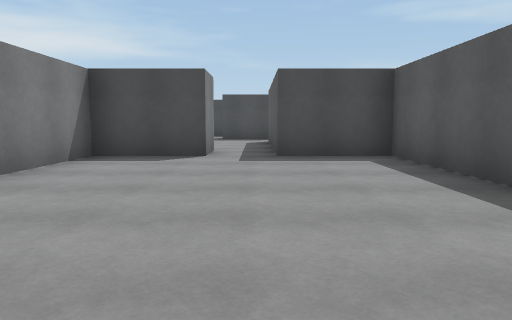
view 1 (above)

16 first-person views from a walk through a scene from a Unity 3-D project. The camera is 1.2 m above the floor, tilts 6° down and sees 70° across. The floor is counted in squares, 2 m on a side. Each view is taken from the middle of a square. On the plan, view 1 faces up. The plan holds only what a view shows up to about 10 squares ahead; the rest is blank. The player character is not drawn.

view 2
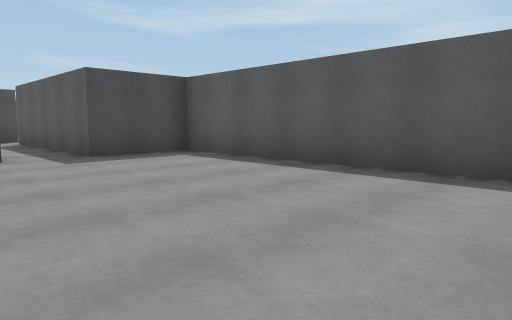

view 3
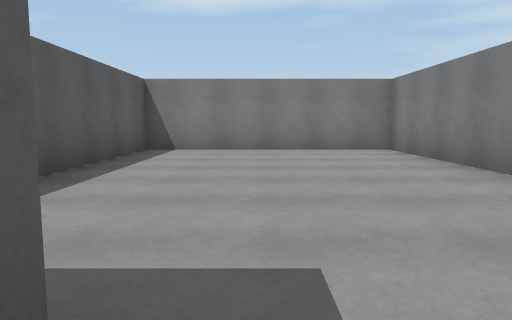

view 4
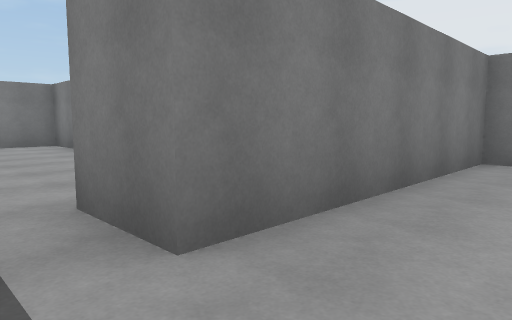

view 5
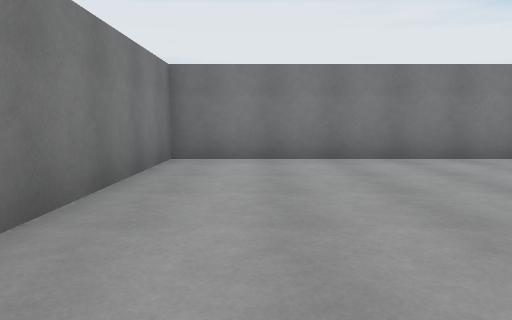

view 6
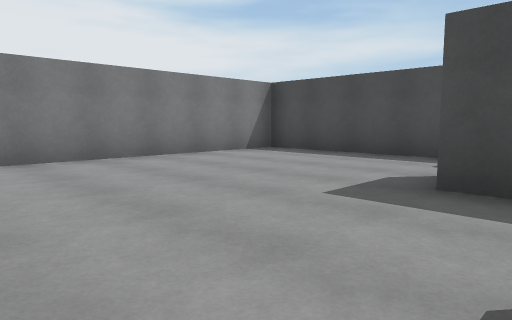

view 7
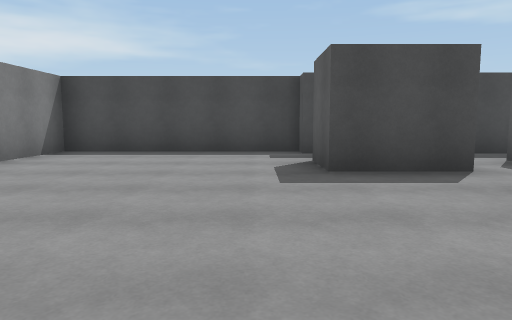

view 8
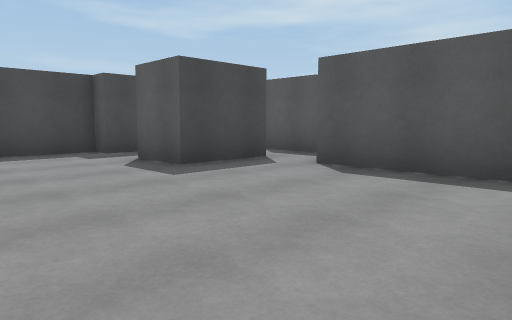

view 9
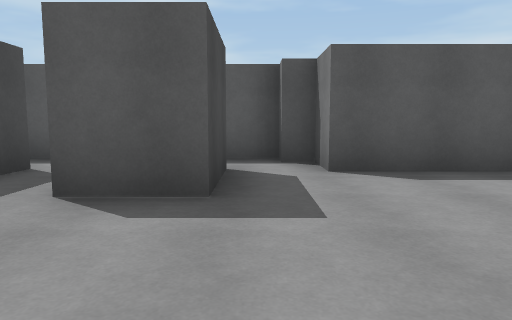

view 10
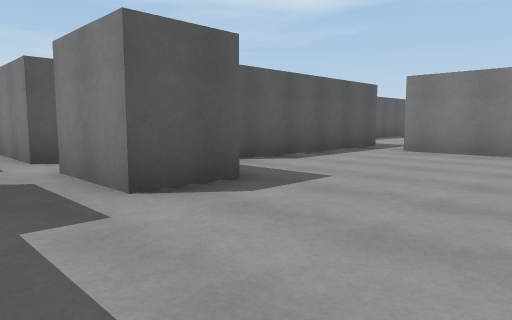

view 11
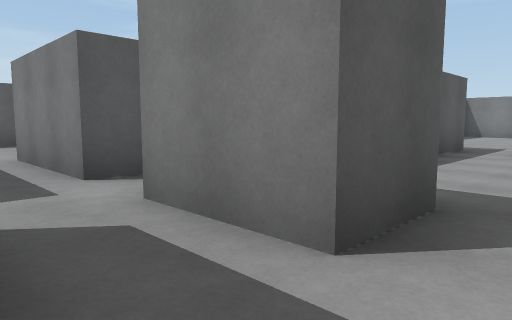

view 12
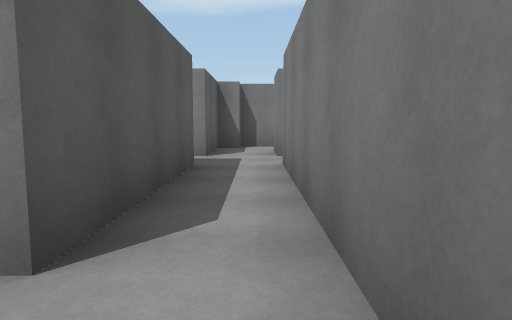

view 13
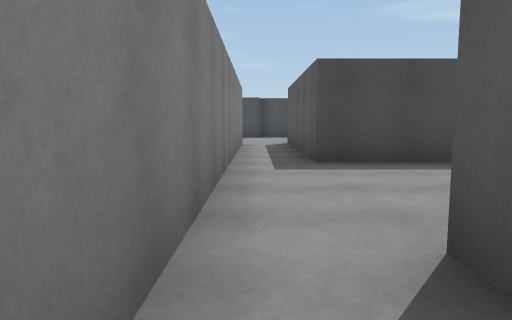

view 14
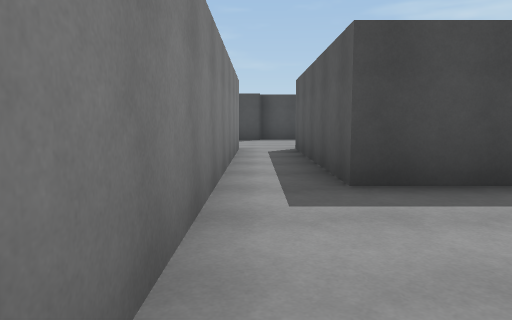

view 15
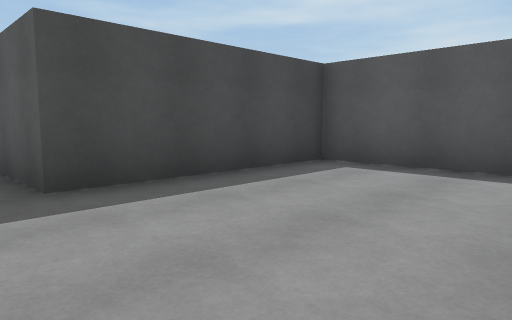

view 16
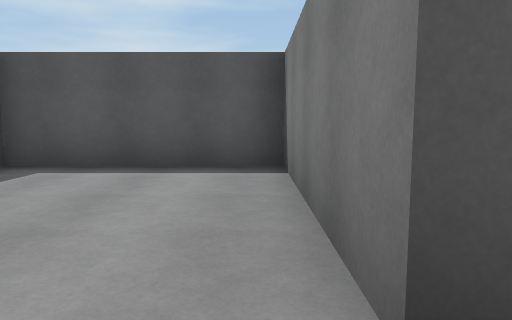

### Floor plan
Points are (right, up) in squares from view 1. A wall is a line through its corners. A room is listed if a view was taken in it or the views show most of it. See-through windows are left out.
Room 1 (views 1, 2)
walls: (-0.9, 6.4) (-2.9, 6.4) (-2.9, -0.9) (2.4, -0.9) (2.4, 6.4) (0.4, 6.4)
ways out: opening at (0, 7) to room 2
Room 2 (views 3, 4, 5, 6, 7, 8, 9, 10, 11)
walls: (-1.1, 12.4) (-1.1, 13.6) (0.6, 13.6) (0.6, 12.4) (-1.1, 12.4); (1.9, 11.6) (1.9, 13.6); (0.6, 14.9) (-1.1, 14.9) (-1.1, 15.4) (-5.9, 15.4) (-5.9, 7.6) (-0.9, 7.6) (-0.9, 6.4); (0.4, 6.4) (0.4, 11.1) (1.4, 11.1) (1.4, 11.6)
ways out: opening at (0, 7) to room 1; opening at (-0.5, 14) to room 4; opening at (1, 13) to room 4
Room 3 (views 12, 14, 15, 16)
walls: (1.9, 18.6) (5.9, 18.6) (5.9, 22.4) (1.9, 22.4) (1.9, 27.1); (0.6, 27) (0.6, 18.6)
ways out: opening at (1, 18) to room 4; opening at (1, 27)
Room 4 (view 13)
walls: (1.9, 14.9) (1.9, 18.6); (1.9, 13.6) (4.6, 13.6); (2.8, 14.9) (2.1, 14.9); (0.6, 18.6) (0.6, 14.9)
ways out: opening at (-0.5, 14) to room 2; opening at (1, 13) to room 2; opening at (1, 18) to room 3; opening at (4, 14)

Where each view was taken, in squares from view 1:
view 1: 0 up, 0 right, facing up
view 2: 0 up, 2 left, facing up-right
view 3: 7 up, 0 right, facing down
view 4: 9 up, 0 right, facing down-left
view 5: 9 up, 0 right, facing left
view 6: 9 up, 0 right, facing up-left
view 7: 8 up, 2 left, facing up
view 8: 8 up, 4 left, facing up-right
view 9: 12 up, 4 left, facing right
view 10: 15 up, 4 left, facing down-right
view 11: 15 up, 2 left, facing down-right
view 12: 20 up, 1 right, facing down
view 13: 17 up, 1 right, facing up
view 14: 19 up, 1 right, facing up
view 15: 19 up, 1 right, facing up-right
view 16: 19 up, 1 right, facing right
